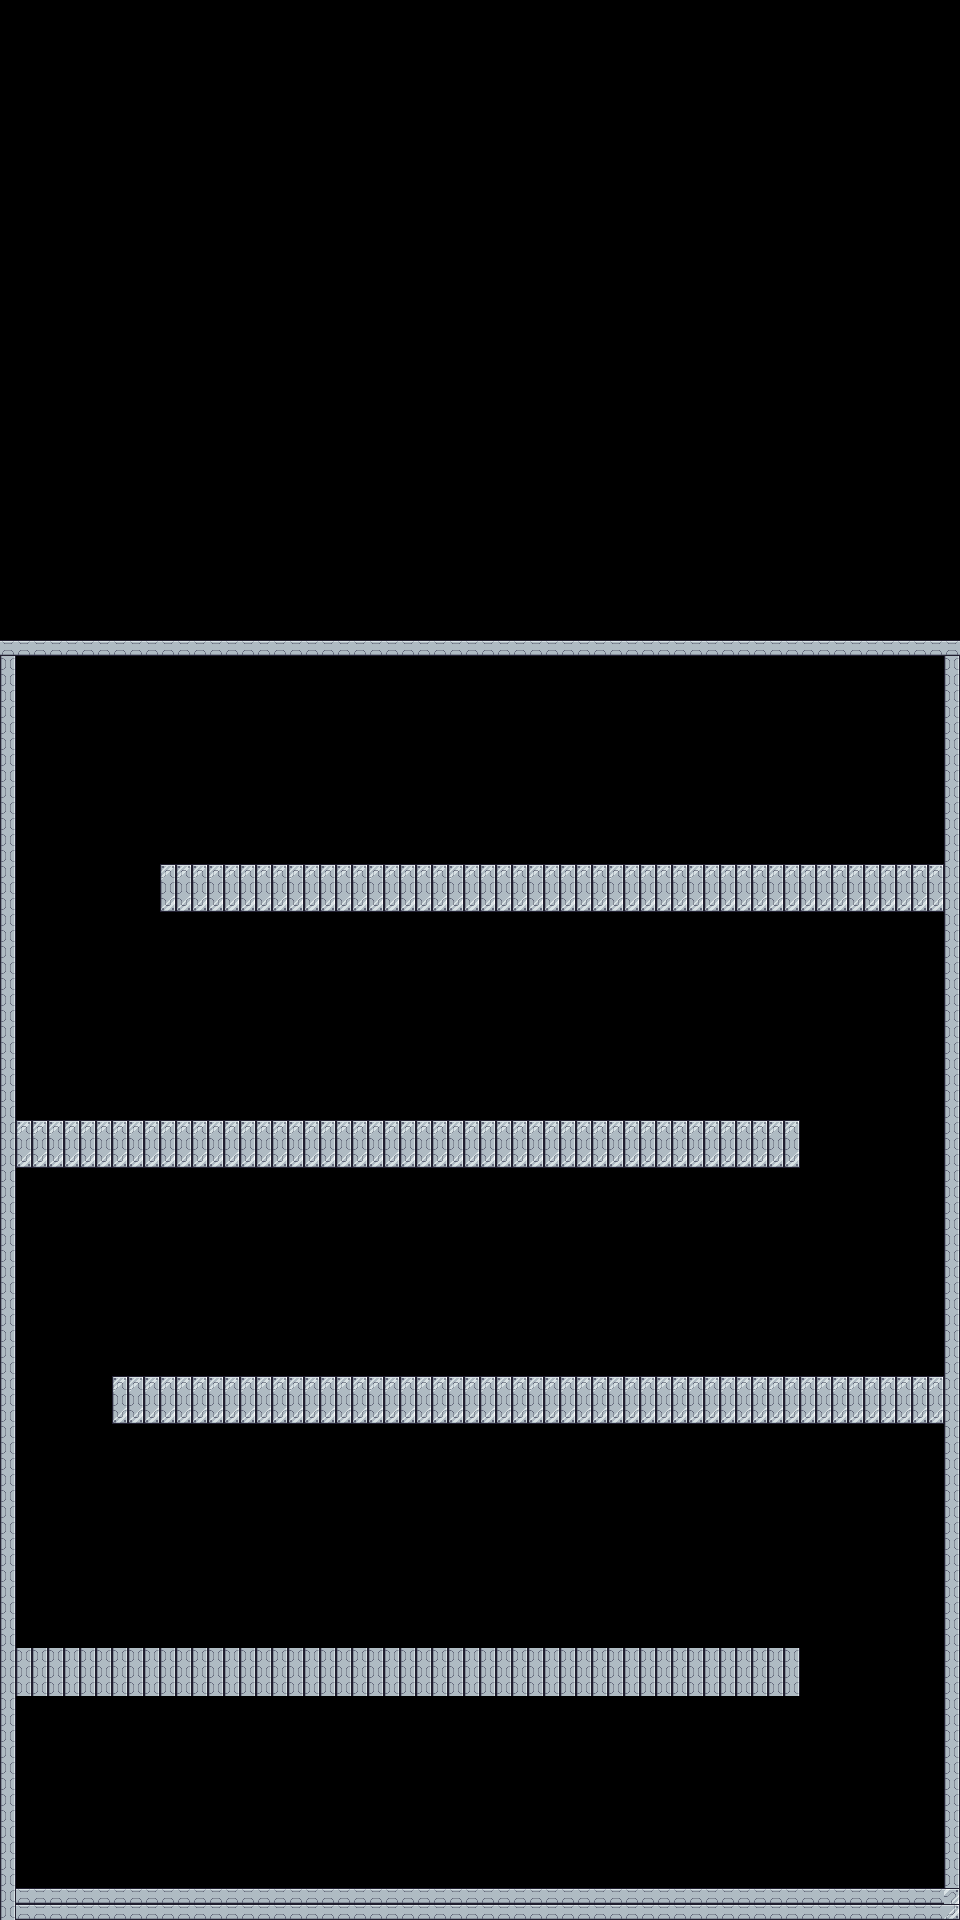

This is a level from a 2D game, rendered from its Tiled map with the project's own tilesets. A one-line summary and the map file follow, with tile-layer data summarised:
An orthogonal 60x120 tile map with 16x16 px tiles, 1 tile layer (Tile Layer 1) and 8 objects.

<map version="1.10" tiledversion="1.10.2" orientation="orthogonal" renderorder="right-down" width="60" height="120" tilewidth="16" tileheight="16" infinite="0" nextlayerid="3" nextobjectid="9">
 <tileset firstgid="1" source="Ma2.tsx" />
 <layer id="1" name="Tile Layer 1" width="60" height="120">
  <data>[7200 cells, 931 non-empty, 6 distinct tile ids]</data>
 </layer>
 <objectgroup id="2" name="Colliders">
  <object id="1" x="13.3333" y="1889.33" width="945.333" height="29.3333" />
  <object id="2" x="0" y="641.333" width="14.6667" height="1276" />
  <object id="3" x="2.66667" y="640" width="957.333" height="14.6667" />
  <object id="4" x="946.667" y="650.667" width="10.6667" height="1244" />
  <object id="5" x="17.3333" y="1646.67" width="782.667" height="48" />
  <object id="6" x="113.333" y="1376" width="832" height="45.3333" />
  <object id="7" x="17.3333" y="1121.33" width="782.667" height="44" />
  <object id="8" x="157.333" y="865.333" width="786.667" height="48" />
 </objectgroup>
</map>
